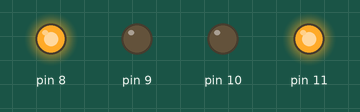
This sketch was run on a simulated Arduino Uno, built with avr-gcc and run on an emulated ATmega328P. Shown: output pins drawn as LEDs (lit = HIGH).

Above: at 2.5 s.
At 5.5 s:
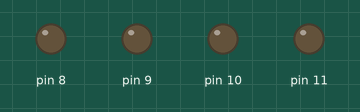
At 8.5 s:
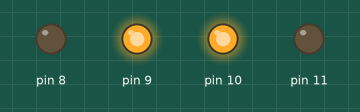
Timing chart, 0 to 15.6 s (numbered marks = the images above):
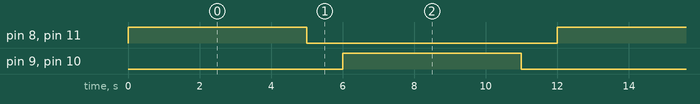

The sketch:

hBridge_MOSFET.ino
```cpp
void setup()
{
  pinMode(8, OUTPUT);
  pinMode(9, OUTPUT);
  pinMode(10, OUTPUT);
  pinMode(11, OUTPUT);
}

void loop()
{
  digitalWrite(8, HIGH);
  digitalWrite(9, LOW);
  digitalWrite(10, LOW);
  digitalWrite(11, HIGH);
  delay(5000); // Wait for 5000 millisecond(s)
  digitalWrite(8, LOW);
  digitalWrite(9, LOW);
  digitalWrite(10, LOW);
  digitalWrite(11, LOW);
  delay(1000); // Wait for 1000 millisecond(s)
  digitalWrite(8, LOW);
  digitalWrite(9, HIGH);
  digitalWrite(10, HIGH);
  digitalWrite(11, LOW);
  delay(5000); // Wait for 5000 millisecond(s)
  digitalWrite(8, LOW);
  digitalWrite(9, LOW);
  digitalWrite(10, LOW);
  digitalWrite(11, LOW);
  delay(1000); // Wait for 1000 millisecond(s)
}
```

Measured:
- by itself, pin 8–11: alternates HIGH for 5.0 s and LOW for 7.0 s
- by itself, everything shown: repeats every 12.0 s, in 4 steps
